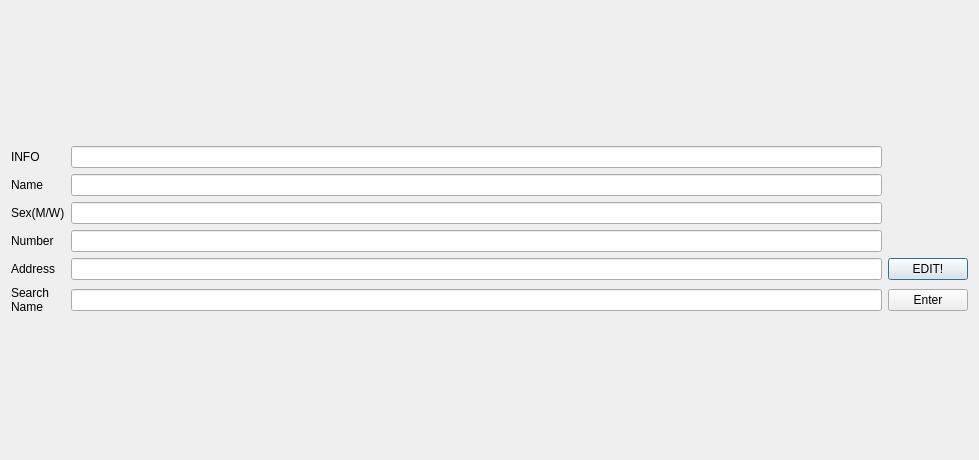
<?xml version="1.0" encoding="UTF-8"?>
<ui version="4.0">
 <class>Edit_newWindow</class>
 <widget class="QDialog" name="Edit_newWindow">
  <property name="geometry">
   <rect>
    <x>0</x>
    <y>0</y>
    <width>979</width>
    <height>460</height>
   </rect>
  </property>
  <property name="windowTitle">
   <string>Dialog</string>
  </property>
  <layout class="QVBoxLayout" name="verticalLayout">
   <item>
    <layout class="QGridLayout" name="gridLayout">
     <item row="3" column="0">
      <widget class="QLabel" name="label_Sex">
       <property name="text">
        <string>Sex(M/W)</string>
       </property>
      </widget>
     </item>
     <item row="6" column="0">
      <widget class="QLabel" name="label_SearchName">
       <property name="text">
        <string>Search
Name</string>
       </property>
      </widget>
     </item>
     <item row="2" column="2">
      <widget class="QLineEdit" name="lineEdit_Name"/>
     </item>
     <item row="2" column="0">
      <widget class="QLabel" name="label_Name">
       <property name="text">
        <string>Name</string>
       </property>
      </widget>
     </item>
     <item row="6" column="2">
      <widget class="QLineEdit" name="lineEdit_SearchName"/>
     </item>
     <item row="4" column="0">
      <widget class="QLabel" name="label_Number">
       <property name="text">
        <string>Number</string>
       </property>
      </widget>
     </item>
     <item row="5" column="2">
      <widget class="QLineEdit" name="lineEdit_Address"/>
     </item>
     <item row="5" column="0">
      <widget class="QLabel" name="label_Address">
       <property name="text">
        <string>Address</string>
       </property>
      </widget>
     </item>
     <item row="5" column="3">
      <widget class="QPushButton" name="pushButton_Edit">
       <property name="text">
        <string>EDIT!</string>
       </property>
      </widget>
     </item>
     <item row="6" column="3">
      <widget class="QPushButton" name="pushButton_Enter">
       <property name="text">
        <string>Enter</string>
       </property>
      </widget>
     </item>
     <item row="1" column="0">
      <widget class="QLabel" name="label">
       <property name="text">
        <string>INFO</string>
       </property>
      </widget>
     </item>
     <item row="1" column="2">
      <widget class="QLineEdit" name="lineEdit"/>
     </item>
     <item row="3" column="2">
      <widget class="QLineEdit" name="lineEdit_Sex"/>
     </item>
     <item row="4" column="2">
      <widget class="QLineEdit" name="lineEdit_Num"/>
     </item>
    </layout>
   </item>
  </layout>
 </widget>
 <resources/>
 <connections/>
</ui>
